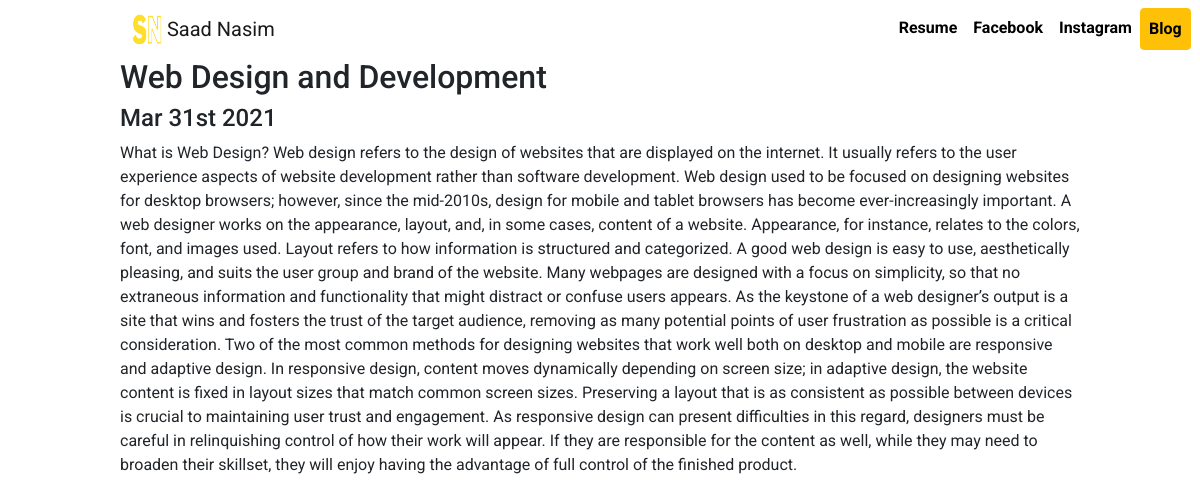
The page /blog/9/ on the database its author committed.
### blog/models.py (models this page shows, shortened)
class Blog(models.Model):
    title = models.CharField(max_length=200)
    description = models.TextField()
    date = models.DateField()

### blog/views.py (the view)
# urls.py: path('<int:blog_id>/',views.detail,name ='detail'),
def detail(request,blog_id):
    blog= get_object_or_404(Blog, pk=blog_id)
    return render(request,'blog/detail.html',{'blog':blog})

### blog/templates/blog/detail.html
{% extends 'portfolio/base.html' %}
{% block content %}
<h2>{{ blog.title }}</h2>
<h4>{{ blog.date|date:'M jS Y'}}</h4>
<p>{{ blog.description|safe}}</p>
{% endblock %}

### portfolio/static/portfolio/custom.css (style rules this page uses)
body { font-family: 'Roboto', sans-serif; margin: auto; width: 80%; }

### rows shown on the page
Blog: title "Web Design and Development", date "Mar 31st 2021", description "What is Web Design? Web design refers to the design of websites that are displayed on the internet. It usually refers to the user experience aspects of website development rather than software development. Web design used to be focused on designing websites for desktop browsers; however, since the mid-2010s, design for mobile and tablet browsers has become ever-increasingly important. A web designer works on the appearance, layout, and, in some cases, content of a website. Appearance, for instance, relates to the colors, font, and images used. Layout refers to how information is structured and categorized. A good web design is easy to use, aesthetically pleasing, and suits the user group…"
